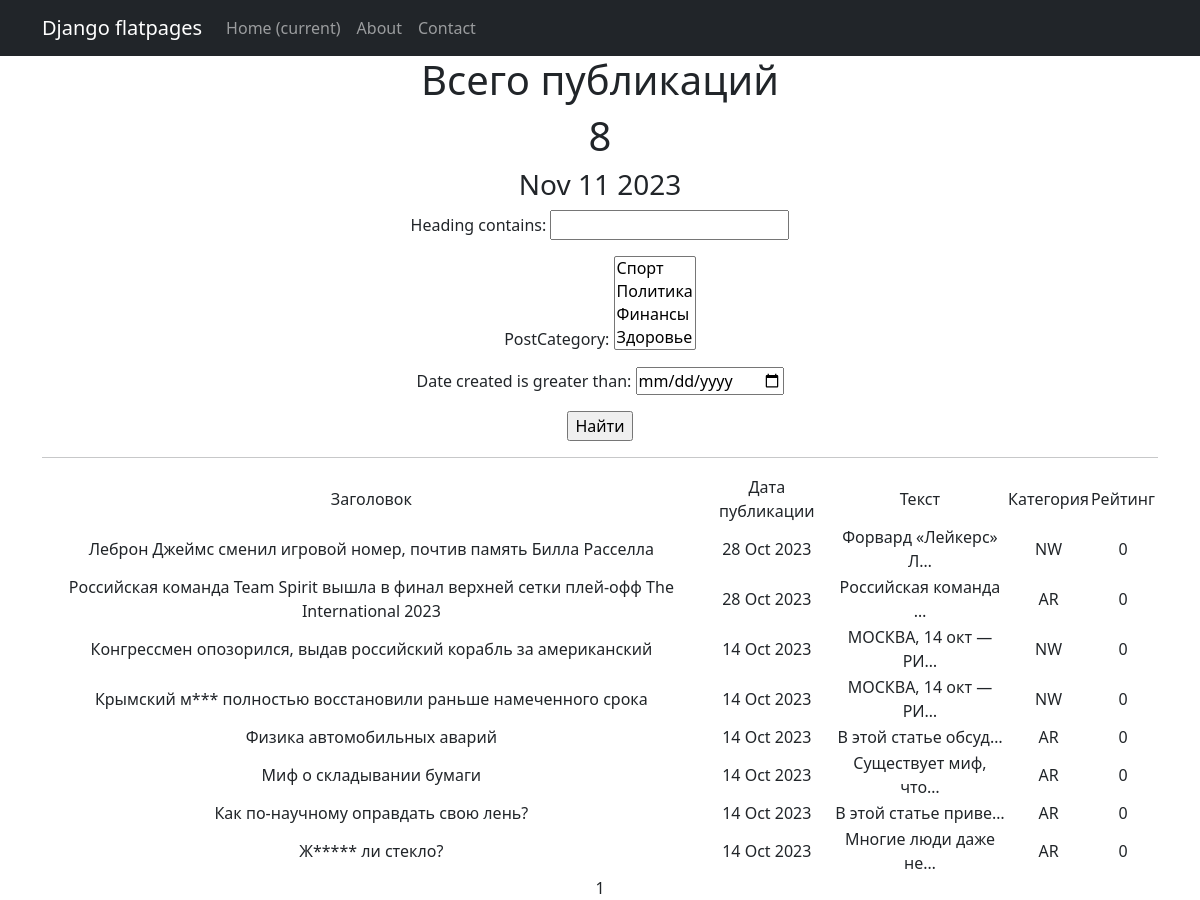
Page /news/ on the committed database.
### news/models.py (models this page shows, shortened)
class Post(models.Model):
    author = models.ForeignKey(Author, on_delete=models.CASCADE)
    NEWS = "NW"
    ARTICLE = "AR"
    CHOICES_CATEGORY =(
        (NEWS, "Новости"),
        (ARTICLE, "Статьи"),
    )
    category_type = models.CharField(max_length=2, choices=CHOICES_CATEGORY, default=ARTICLE)
    date_created = models.DateTimeField(auto_now_add=True)
    heading = models.CharField(max_length=128)
    text = models.TextField()
    rating = models.SmallIntegerField(default=0)
    postCategory = models.ManyToManyField(Category, through='PostCategory')

### news/views.py (the view)
# urls.py: path('', PostsList.as_view(), name='posts_list'),
class PostsList(ListView):
    model = Post
    ordering = ['-date_created']
    template_name = 'posts.html'
    context_object_name = 'posts'
    paginate_by = 10  # вот так мы можем указать количество записей на странице
    def get_queryset(self):
        queryset = super().get_queryset()
        self.filterset = PostFilter(self.request.GET, queryset)
        return self.filterset.qs
    def get_context_data(self, **kwargs):
        context = super().get_context_data(**kwargs)
        context['filterset'] = self.filterset
        return context

### news/models.py (called while the page is built)
    def __str__(self):
        return self.category.title()

### news/templatetags/censor_filter.py (called while the page is built)
@register.filter()
def censor(text):
   tx = text.split()
   for a, b in enumerate(tx):
      if b in censor_words:
         tx[a] = b[0] + '*' * int(len(b) - 1)
   return ' '.join(tx)

### news/templatetags/custom_tags.py (called while the page is built)
@register.simple_tag()
def current_time(format_string='%b %d %Y'):
   return datetime.utcnow().strftime(format_string)

### templates/posts.html (shortened to what this page needs)
{% extends 'flatpages/default.html' %}
{% load censor_filter %}
{% load custom_tags %}
{% block content %}
    <h1>Всего публикаций</h1>
    <h1>{{ posts|length }}</h1>
    <h3>{% current_time '%b %d %Y' %}</h3>
    <form action="" method="get">
       {{ filterset.form.as_p }}
       <input type="submit" value="Найти" />
    </form>
    <hr>
    {% if posts %}
        <table>
            <tr>
                <td>Заголовок</td>
                <td>Дата публикации</td>
                <td>Текст</td>
                <td>Категория</td>
                <td>Рейтинг</td>
            </tr>
            {% for post in posts %}
            <tr>
                <td>{{ post.heading|censor }}</td>
                <td>{{ post.date_created|date:'d M Y'}}</td>
                <td>{{ post.text|truncatechars:20 }}</td>
                <td>{{ post.category_type }}</td>
                <td>{{ post.rating }}</td>
                <td>
                </td>
            </tr>
            {% endfor %}
        </table>
    {% else %}
        <h2>Новостей нет!</h2>
    {% endif %}
    {{ page_obj.number }}
{% endblock content %}

### templates/flatpages/default.html (shortened to what this page needs)
<!DOCTYPE html>
<html lang="en">
    <head>
        {% load static %}
        <link href="{% static 'css/styles.css' %}" rel="stylesheet" />
    </head>
    <body>
        <nav class="navbar navbar-expand-lg navbar-dark bg-dark static-top">
           <div class="container">
               <a class="navbar-brand" href="#">Django flatpages</a>
               <div class="collapse navbar-collapse" id="navbarResponsive">
                   <ul class="navbar-nav ml-auto">
                       <li class="nav-item active">
                           <a class="nav-link" href="#">Home
                               <span class="sr-only">(current)</span>
                           </a>
                       </li>
                       <li class="nav-item">
                           <a class="nav-link" href="/about/">About</a>
                       </li>
                       <li class="nav-item">
                           <a class="nav-link" href="/contacts/">Contact</a>
                       </li>
                   </ul>
               </div>
           </div>
        </nav>
        <div class="container">
           <div class="row">
               <div class="col-lg-12 text-center">
                   {% block content %}{% endblock content %}
               </div>
           </div>
        </div>
    </body>
</html>

### rows in the picture
Post: heading|censor "Леброн Джеймс сменил игровой номер, почтив память Билла Расселла", date_created "28 Oct 2023", text "Форвард «Лейкерс» Л…", category_type "NW", rating "0"
Post: heading|censor "Российская команда Team Spirit вышла в финал верхней сетки плей‑офф The International 2023", date_created "28 Oct 2023", text "Российская команда …", category_type "AR", rating "0"
Post: heading|censor "Конгрессмен опозорился, выдав российский корабль за американский", date_created "14 Oct 2023", text "МОСКВА, 14 окт — РИ…", category_type "NW", rating "0"
Post: heading|censor "Крымский м*** полностью восстановили раньше намеченного срока", date_created "14 Oct 2023", text "МОСКВА, 14 окт — РИ…", category_type "NW", rating "0"
Post: heading|censor "Физика автомобильных аварий", date_created "14 Oct 2023", text "В этой статье обсуд…", category_type "AR", rating "0"
Post: heading|censor "Миф о складывании бумаги", date_created "14 Oct 2023", text "Существует миф, что…", category_type "AR", rating "0"
Post: heading|censor "Как по-научному оправдать свою лень?", date_created "14 Oct 2023", text "В этой статье приве…", category_type "AR", rating "0"
Post: heading|censor "Ж***** ли стекло?", date_created "14 Oct 2023", text "Многие люди даже не…", category_type "AR", rating "0"

### other values in the picture
{{ posts|length }} "8"
{{ page_obj.number }} "1"
